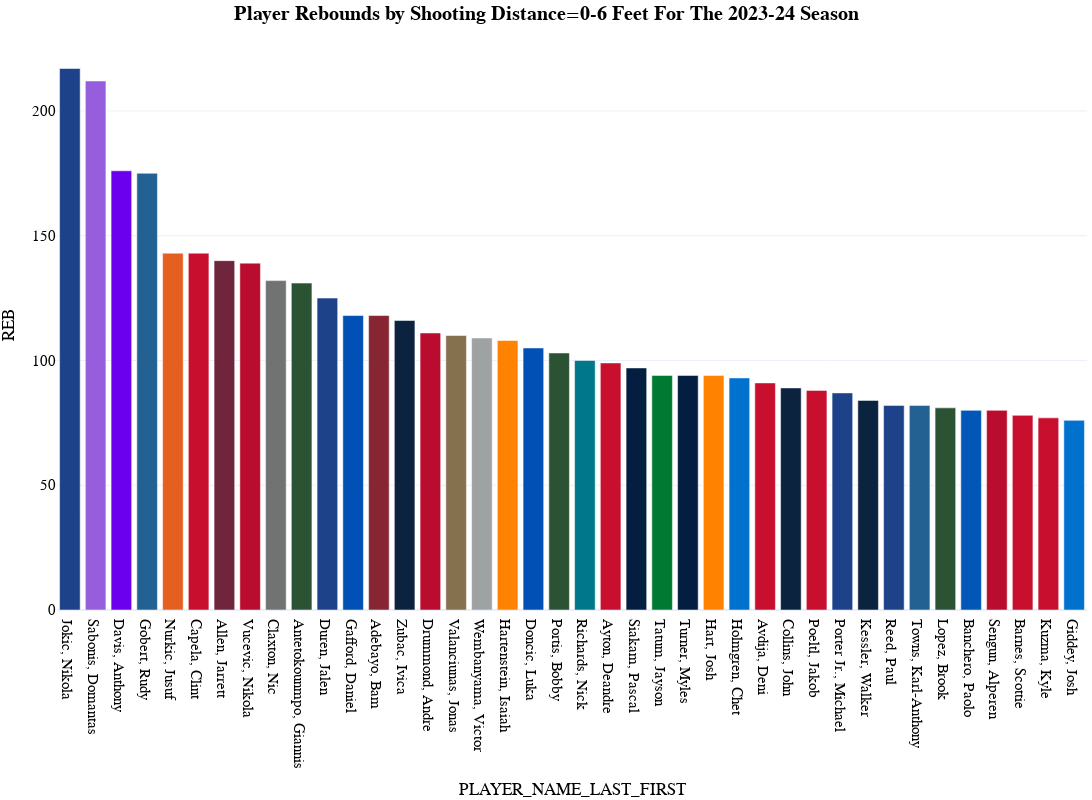

Source (notebook cell):
### Code cell
fig_shot_dist_season2 = px.bar(
  shot_dist_season[(shot_dist_season["REB"]>75)&(shot_dist_season["SHOT_DIST_RANGE"]=="7-13 Feet")].sort_values(by="REB",ascending=False), 
  x="PLAYER_NAME_LAST_FIRST", 
  y="REB",
#   y="OREB",
#   y="DREB",
  color="PLAYER_NAME_LAST_FIRST",
  color_discrete_map=player_color_dict_shot_dist,     
  template='plotly_white',
  title="<b>Player Rebounds by Shooting Distance=0-6 Feet For The {} Season</b>".format(year),
  hover_data=['G','SHOT_DIST_RANGE', 'REB_FREQUENCY', 'OREB', 'DREB', 'REB', 'C_OREB','C_DREB', 'C_REB', 'C_REB_PCT', 'UC_OREB', 'UC_DREB', 'UC_REB',
              'UC_REB_PCT', 'Season', 'Category', 'TEAM_ABBREVIATION','color'], 
  height=800, 
  width=1200,
  )
fig_shot_dist_season2.update_layout(
    margin=dict(l=5, r=5, t=40, b=5),
    showlegend=False,
    title_x=0.5,
    hoverlabel=dict(
        bgcolor="white",
        font_size=16,
        font_family="PT Sans Narrow"
    ),
    # yaxis_range=[0,85],
    yaxis = dict(tickfont = dict(size=15)),
    xaxis = dict(tickfont = dict(size=15)),
    font=dict(
        family="PT Sans Narrow",
        size=14,
        color="Black"
    ),
    title_font_family="PT Sans Narrow"
)
fig_shot_dist_season2
